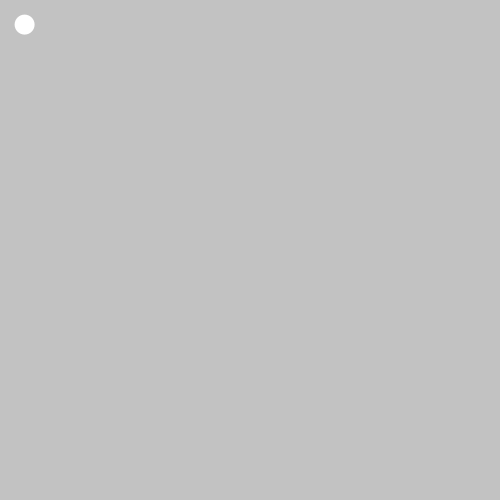
Frame 1 (no input)
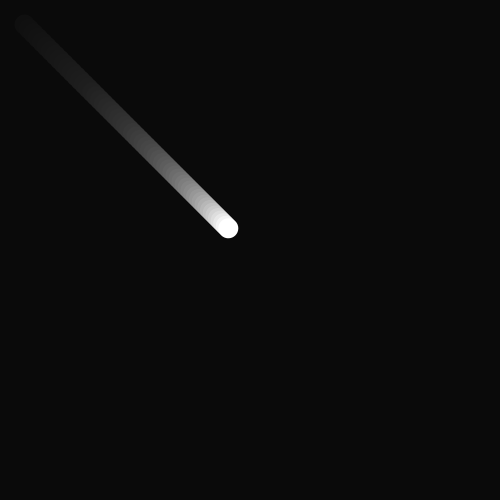
Frame 60 (the mouse pressed at the canvas centre just before this capture)
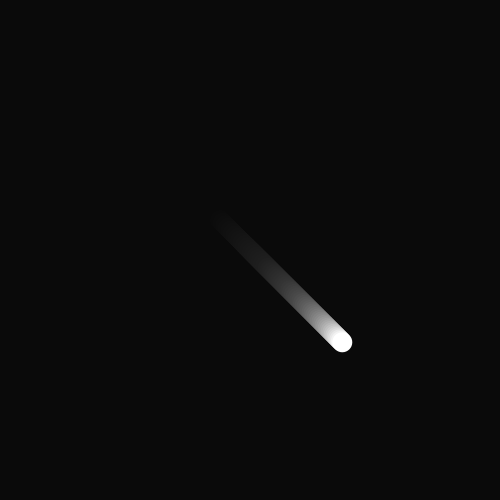
Frame 120 (the mouse held since frame 60 and released just before this capture)

The Processing sketch that drew these frames (run headless with seeded random() and noise(); from frame 60 on, the mouse is pressed at the canvas centre):

// Processing sketch: code_07_08
// ── code_07_08.pde
float x = 20.0;
float y = 20.0;
float targetX = 480.0;
float targetY = 480.0;
float easing = 0.01;

void setup(){
  size(500, 500);
  noStroke();
}

void draw(){
  fill(0, 12);
  rect(0, 0, width, height);
  float d = dist(x, y, targetX, targetY);
  if(d > 1.0){
    x +=(targetX-x) * easing;
    y +=(targetY-y) * easing;
  }
  fill(255);
  ellipse(x, y, 20, 20);
}
